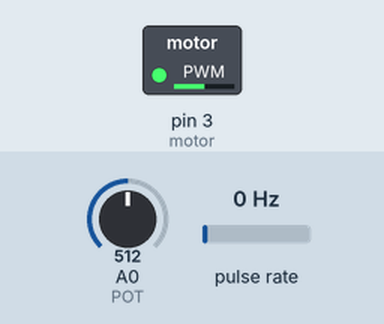
The sketch below on a simulated Arduino Uno, built with avr-gcc and run on an emulated ATmega328P. On the bench: switched loads named in the sketch (green lamp = pin HIGH). Wiring (inferred from the names in the program): pulse sensor: data pin 2. Inputs (shaded band) come from the test bench; at power-on: A0 (POT) = 512, pulse rate 0 Hz. What the sketch prints to the serial monitor is not drawn.

Above: at 1.2 s.
1.3 s: A0 (POT) set to 716
At 1.6 s:
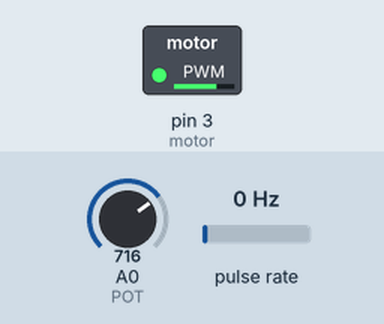
2.8 s: A0 (POT) set to 900
At 3.9 s:
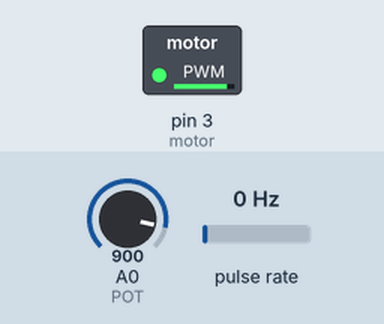
4.3 s: A0 (POT) set to 122
At 5.0 s:
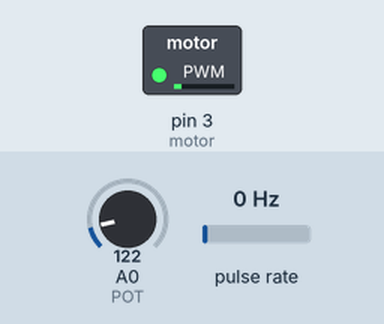
5.8 s: A0 (POT) set to 0
At 6.2 s:
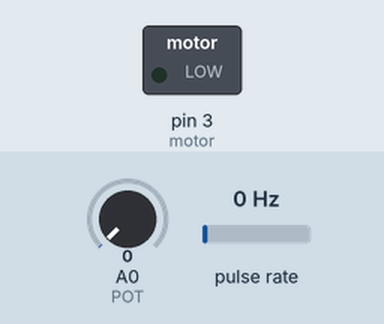
Timing chart, 0 to 8.3 s (numbered marks = the images above; inputs shaded):
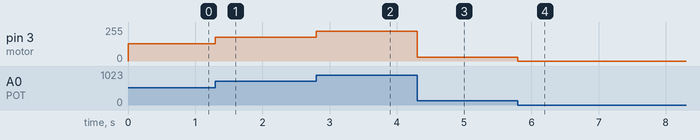

Measured:
- after the input at 1.3 s, pin 3 (motor): 128/255 → 179/255 at once
- after the input at 2.8 s, pin 3 (motor): 179/255 → 225/255 at once
- after the input at 4.3 s, pin 3 (motor): 225/255 → 30/255 at once
- after the input at 5.8 s, pin 3 (motor): 30/255 → 0/255 at once

The sketch:

rpm_p1.ino
```cpp
/* Microcontroladores y Microprocesadores
Elaborado por:
    Daniel Hernández Hernández
    Alberto Ismael Alemán Bonfil
    Alan Omar Rodriguez Carmona
*/
//Calculo de rpm de un motor con encoder óptico FC-03//
/// Variables //
#define motor 3 // PIN D3
const int POT = A0; //Potenciometro
int encoder_pin = 2; //Pin 2, donde se conecta el encoder
unsigned int rpm = 0; // Revoluciones por minuto calculadas.
volatile byte pulses = 0; // Número de pulsos leidos por el Arduino en un segundo
unsigned long timeold = 0; // Tiempo
unsigned int pulsesperturn = 20; // Número de muescas que tiene el disco del encoder.
const int wheel_diameter = 64; // Diámetro de la rueda pequeña[mm]
static volatile unsigned long debounce = 0; // Tiempo del rebote.
////  Configuración del Arduino ////
void setup(){
  Serial.begin(9600); // Configuración del puerto serie
   pinMode(encoder_pin, INPUT); // Configuración del pin nº2
   attachInterrupt(0, counter, RISING); // Configuración de la interrupción 0, donde esta conectado.
   pulses = 0;
   rpm = 0;
   timeold = 0;
  Serial.print("RPM ");
  Serial.print("Frecuencia ");
}
////  Programa principal /////
 void loop(){
  analogWrite(motor,analogRead(POT)/4);
    if (millis() - timeold >= 1000){  // Se actualiza cada segundo
      noInterrupts(); //Don't process interrupts during calculations // Desconectamos la interrupción para que no actué en esta parte del programa.
      rpm = (60 * 1000 / pulsesperturn )/ (millis() - timeold)* pulses; // Calculamos las revoluciones por minuto
      timeold = millis(); // Almacenamos el tiempo actual.
      Serial.print(rpm,DEC); Serial.print("   ");
      Serial.println(pulses,DEC); Serial.print("     ");
      pulses = 0;  // Inicializamos los pulsos.
      interrupts(); // Restart the interrupt processing // Reiniciamos la interrupción
   }
  }
////Fin de programa principal ////
////////Función que cuenta los pulsos buenos //// Correccion para evitar la lectura de señales paracitas y que influyan en el calculo.
 void counter(){
  if(  digitalRead (encoder_pin) && (micros()-debounce > 500) && digitalRead (encoder_pin) ) {
// Vuelve a comprobar que el encoder envia una señal buena y luego comprueba que el tiempo es superior a 1000 microsegundos y vuelve a comprobar que la señal es correcta.
        debounce = micros(); // Almacena el tiempo para comprobar que no contamos el rebote que hay en la señal.
        pulses++;}  // Suma el pulso bueno que entra.
        else ; } 
```
